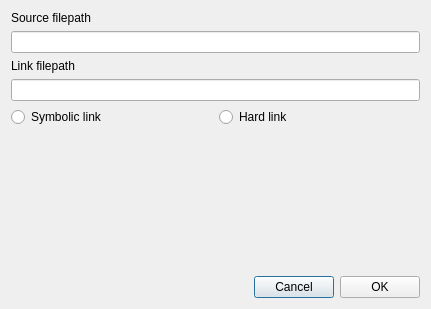
<?xml version="1.0" encoding="UTF-8"?>
<ui version="4.0">
 <class>LinkDialog</class>
 <widget class="QDialog" name="LinkDialog">
  <property name="geometry">
   <rect>
    <x>0</x>
    <y>0</y>
    <width>431</width>
    <height>309</height>
   </rect>
  </property>
  <property name="windowTitle">
   <string>Dialog</string>
  </property>
  <layout class="QVBoxLayout" name="verticalLayout_5">
   <item>
    <layout class="QVBoxLayout" name="verticalLayout">
     <item>
      <layout class="QVBoxLayout" name="verticalLayout_2">
       <item>
        <layout class="QVBoxLayout" name="verticalLayout_3">
         <item>
          <widget class="QLabel" name="label">
           <property name="text">
            <string>Source filepath</string>
           </property>
          </widget>
         </item>
         <item>
          <widget class="QLineEdit" name="sfilepath"/>
         </item>
        </layout>
       </item>
       <item>
        <layout class="QVBoxLayout" name="verticalLayout_4">
         <item>
          <widget class="QLabel" name="label_2">
           <property name="text">
            <string>Link filepath</string>
           </property>
          </widget>
         </item>
         <item>
          <widget class="QLineEdit" name="lfilepath"/>
         </item>
        </layout>
       </item>
      </layout>
     </item>
     <item>
      <layout class="QGridLayout" name="gridLayout">
       <item row="0" column="0">
        <widget class="QRadioButton" name="symL">
         <property name="text">
          <string>Symbolic link</string>
         </property>
        </widget>
       </item>
       <item row="0" column="1">
        <widget class="QRadioButton" name="hardL">
         <property name="text">
          <string>Hard link</string>
         </property>
        </widget>
       </item>
      </layout>
     </item>
     <item>
      <spacer name="verticalSpacer">
       <property name="orientation">
        <enum>Qt::Vertical</enum>
       </property>
       <property name="sizeHint" stdset="0">
        <size>
         <width>20</width>
         <height>40</height>
        </size>
       </property>
      </spacer>
     </item>
    </layout>
   </item>
   <item>
    <layout class="QHBoxLayout" name="horizontalLayout">
     <item>
      <spacer name="horizontalSpacer">
       <property name="orientation">
        <enum>Qt::Horizontal</enum>
       </property>
       <property name="sizeHint" stdset="0">
        <size>
         <width>40</width>
         <height>20</height>
        </size>
       </property>
      </spacer>
     </item>
     <item>
      <widget class="QPushButton" name="Cancel">
       <property name="text">
        <string>Cancel</string>
       </property>
      </widget>
     </item>
     <item>
      <widget class="QPushButton" name="OK">
       <property name="text">
        <string>OK</string>
       </property>
      </widget>
     </item>
    </layout>
   </item>
  </layout>
 </widget>
 <resources/>
 <connections/>
</ui>
